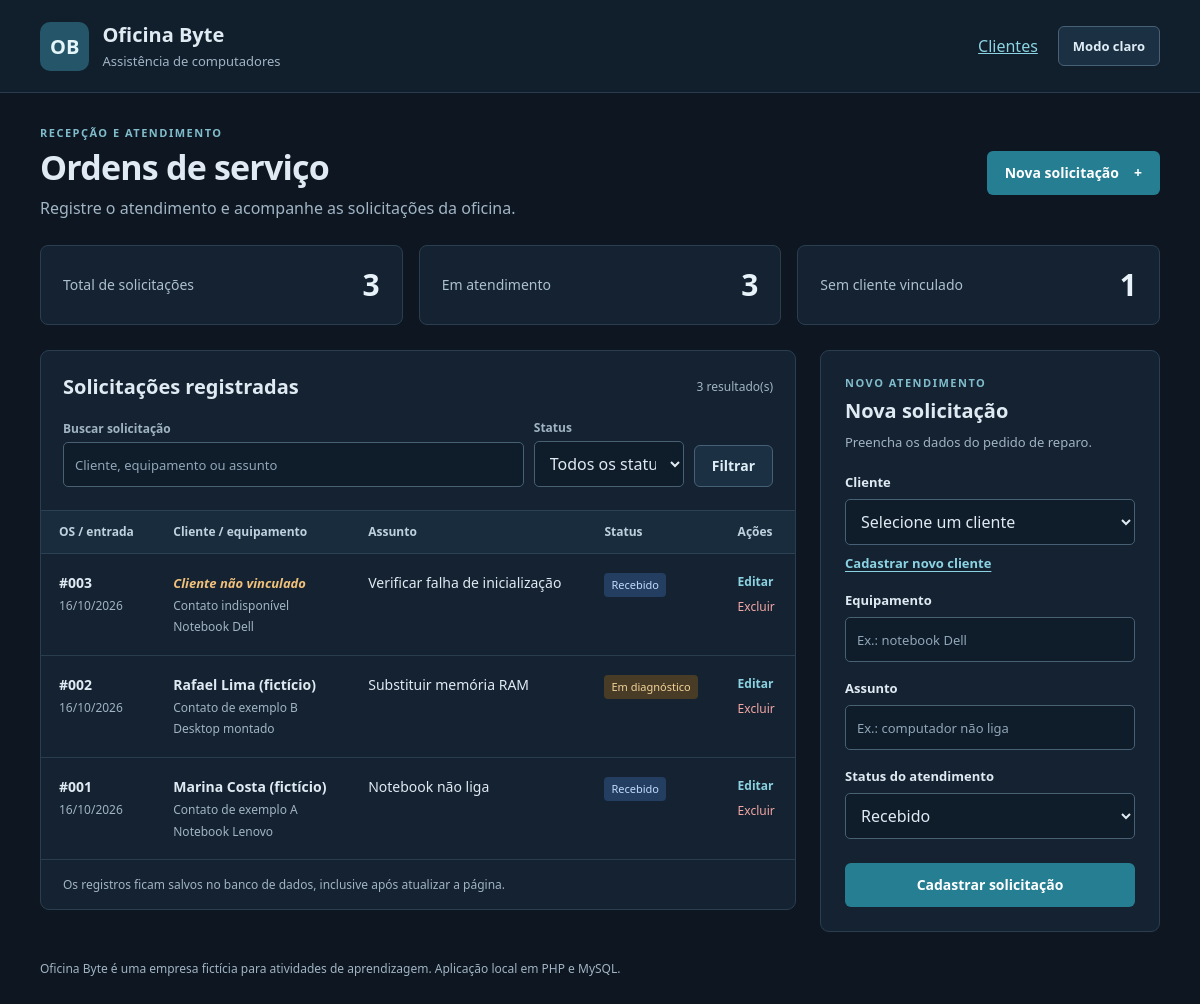
The page / on the database its author committed.
### tables this page shows
CREATE TABLE solicitacoes (
    id INT UNSIGNED NOT NULL AUTO_INCREMENT PRIMARY KEY,
    cliente_id INT UNSIGNED NULL,
    equipamento VARCHAR(100) NOT NULL,
    assunto VARCHAR(160) NOT NULL,
    status ENUM('Recebido', 'Em diagnóstico', 'Concluído') NOT NULL DEFAULT 'Recebido',
    criado_em TIMESTAMP NOT NULL DEFAULT CURRENT_TIMESTAMP,
    atualizado_em TIMESTAMP NOT NULL DEFAULT CURRENT_TIMESTAMP ON UPDATE CURRENT_TIMESTAMP,
    CONSTRAINT fk_solicitacao_cliente FOREIGN KEY (cliente_id) REFERENCES clientes(id) ON DELETE RESTRICT ON UPDATE RESTRICT
);

CREATE TABLE clientes (
    id INT UNSIGNED NOT NULL AUTO_INCREMENT PRIMARY KEY,
    nome VARCHAR(80) NOT NULL,
    contato VARCHAR(80) NOT NULL
);

### inc/app.php (called while the page is built, shortened)
<?php
function e(mixed $value): string
{
    return htmlspecialchars((string) $value, ENT_QUOTES | ENT_SUBSTITUTE, 'UTF-8');
}
function db(): PDO
{
    static $pdo;
    if (!$pdo) {
        $config = require dirname(__DIR__) . '/config.php';
        try {
            $pdo = new PDO(
                sprintf('mysql:host=%s;port=%d;dbname=%s;charset=utf8mb4', $config['host'], $config['port'], $config['database']),
                $config['username'], $config['password'],
                [PDO::ATTR_ERRMODE => PDO::ERRMODE_EXCEPTION, PDO::ATTR_DEFAULT_FETCH_MODE => PDO::FETCH_ASSOC, PDO::ATTR_EMULATE_PREPARES => false]
            );
        } catch (PDOException $exception) {
            error_log('Oficina SENAC: conexão indisponível. Código: ' . $exception->getCode());
            http_response_code(503);
            exit('Não foi possível conectar ao banco da demonstração. Verifique o MySQL e a configuração local.');
        }
    }
    return $pdo;
}
function orderCode(int $id): string
{
    return '#' . str_pad((string) $id, 3, '0', STR_PAD_LEFT);
}

### index.php (the view, shortened to what this page needs)
<?php
require __DIR__ . '/inc/app.php';
$form = ['cliente_id' => '', 'equipamento' => '', 'assunto' => '', 'status' => 'Recebido'];
$errors = [];
$editId = filter_var($_GET['editar'] ?? 0, FILTER_VALIDATE_INT, ['options' => ['min_range' => 0]]);
$q = is_string($_GET['q'] ?? null) ? mb_substr(trim($_GET['q']), 0, 100) : '';
$where = []; $params = [];
$sql = 'SELECT s.*, c.nome AS cliente_nome, c.contato AS cliente_contato FROM solicitacoes s LEFT JOIN clientes c ON c.id = s.cliente_id' . ($where ? ' WHERE ' . implode(' AND ', $where) : '') . ' ORDER BY s.id DESC';
$query = db()->prepare($sql); $query->execute($params); $rows = $query->fetchAll();
$stats = db()->query("SELECT COUNT(*) AS total, COALESCE(SUM(status <> 'Concluído'),0) AS abertas, COALESCE(SUM(status = 'Concluído'),0) AS concluidas, COALESCE(SUM(cliente_id IS NULL),0) AS sem_cliente FROM solicitacoes")->fetch();
$focusId = $errors ? (array_key_exists('cliente_id', $errors) ? 'cliente_id' : (array_key_exists('assunto', $errors) ? 'assunto' : 'equipamento')) : '';
?><!doctype html>
<html lang="pt-BR" data-theme="dark"><head><link rel="stylesheet" href="assets/style.css"><link rel="stylesheet" href="assets/theme.css"></head>
<body><header class="topbar"><div class="brand"><span class="brandmark" aria-hidden="true">OB</span><div><strong>Oficina Byte</strong><span>Assistência de computadores</span></div></div><div class="topbar-actions"><a href="clientes.php" class="nav-link">Clientes</a><button type="button" id="alternar-tema" class="theme-toggle" aria-label="Ativar modo claro">Modo claro</button></div></header>
<main><div class="page-heading"><div><p class="eyebrow">RECEPÇÃO E ATENDIMENTO</p><h1>Ordens de serviço</h1><p class="subtitle">Registre o atendimento e acompanhe as solicitações da oficina.</p></div><a class="button primary" href="index.php#formulario">Nova solicitação <span aria-hidden="true">+</span></a></div>
<div class="metrics"><div><span>Total de solicitações</span><strong><?= (int)$stats['total'] ?></strong></div><div><span>Em atendimento</span><strong><?= (int)$stats['abertas'] ?></strong></div><div><span>Sem cliente vinculado</span><strong><?= (int)$stats['sem_cliente'] ?></strong></div></div>
<div class="workspace"><section class="records" aria-labelledby="list-title"><div class="section-heading"><h2 id="list-title">Solicitações registradas</h2><span><?= count($rows) ?> resultado(s)</span></div>
<form class="filters" method="get" action="index.php"><div><label for="busca">Buscar solicitação</label><input id="busca" name="q" value="<?= e($q) ?>" placeholder="Cliente, equipamento ou assunto"></div><div><label for="filtro-status">Status</label><select id="filtro-status" name="status"><option value="">Todos os status</option></select></div><button class="button secondary" type="submit">Filtrar</button></form>
<div class="table-scroll"><table><thead><tr><th>OS / entrada</th><th>Cliente / equipamento</th><th>Assunto</th><th>Status</th><th>Ações</th></tr></thead><tbody>
<?php foreach($rows as $row): ?><tr data-id="<?= (int)$row['id'] ?>"><td><strong><?= e(orderCode((int)$row['id'])) ?></strong><small><?= e(date('d/m/Y', strtotime($row['criado_em']))) ?></small></td><td><?php if ($row['cliente_id'] === null): ?><strong class="missing">Cliente não vinculado</strong><small>Contato indisponível</small><?php else: ?><strong><?= e($row['cliente_nome']) ?></strong><small><?= e($row['cliente_contato']) ?></small><?php endif; ?><small><?= e($row['equipamento']) ?></small></td><td class="subject"><?php if(trim($row['assunto'])===''): ?><span class="missing">Sem assunto</span><?php else: ?><?= e($row['assunto']) ?><?php endif; ?></td><td><span class="status <?= $row['status']==='Concluído'?'done':($row['status']==='Em diagnóstico'?'progress':'new') ?>"><?= e($row['status']) ?></span></td><td><div class="actions"><a href="index.php?editar=<?= (int)$row['id'] ?>#formulario" aria-label="Editar solicitação <?= e(orderCode((int)$row['id'])) ?>">Editar</a><form method="post" action="excluir.php" data-delete="<?= e(orderCode((int)$row['id'])) ?>"><input type="hidden" name="csrf" value="<?= e(token()) ?>"><input type="hidden" name="id" value="<?= (int)$row['id'] ?>"><button type="submit" class="delete" aria-label="Excluir solicitação <?= e(orderCode((int)$row['id'])) ?>">Excluir</button></form></div></td></tr><?php endforeach; ?>
</tbody></table></div><p class="storage-note">Os registros ficam salvos no banco de dados, inclusive após atualizar a página.</p></section>
<section class="editor" aria-labelledby="form-title"><p class="eyebrow"><?= $editId?'ATUALIZAÇÃO':'NOVO ATENDIMENTO' ?></p><h2 id="form-title"><?= $editId?'Editar solicitação '.e(orderCode($editId)):'Nova solicitação' ?></h2><p class="form-description">Preencha os dados do pedido de reparo.</p>
<form id="formulario" method="post" action="salvar.php" data-focus="<?= e($focusId) ?>"><input type="hidden" name="csrf" value="<?= e(token()) ?>"><input type="hidden" name="id" value="<?= (int)$editId ?>">
<label for="cliente_id">Cliente</label><select id="cliente_id" name="cliente_id" <?= isset($errors['cliente_id'])?'aria-invalid="true" aria-describedby="erro-cliente"':'' ?>><option value="">Selecione um cliente</option></select>
<a class="new-client-link" href="clientes.php?novo=1#formulario">Cadastrar novo cliente</a>
<label for="equipamento">Equipamento</label><input id="equipamento" name="equipamento" maxlength="100" required value="<?= e($form['equipamento']) ?>" placeholder="Ex.: notebook Dell" autocomplete="off">
<label for="assunto">Assunto</label><input id="assunto" name="assunto" required maxlength="160" value="<?= e($form['assunto']) ?>" placeholder="Ex.: computador não liga" <?= isset($errors['assunto'])?'aria-invalid="true" aria-describedby="erro-assunto"':'' ?> autocomplete="off">
<label for="status">Status do atendimento</label><select id="status" name="status"><?php foreach(STATUS_OPTIONS as $option): ?><option <?= $form['status']===$option?'selected':'' ?>><?= e($option) ?></option><?php endforeach; ?></select>
<button type="submit" class="button primary submit"><?= $editId?'Salvar alterações':'Cadastrar solicitação' ?></button></form></section></div>
<footer>Oficina Byte é uma empresa fictícia para atividades de aprendizagem. Aplicação local em PHP e MySQL.</footer></main></body></html>

### assets/style.css (style rules this page uses)
:root { font:16px/1.45 "Segoe UI",Arial,sans-serif;color:#162e40;background:#f3f6f8;font-synthesis:none }
* { box-sizing:border-box }
body { margin:0 }
a { color:#166678 }
button,input,select { font:inherit }
button,a { touch-action:manipulation }
.topbar { padding:20px 40px;display:flex;justify-content:space-between;align-items:center;border-bottom:1px solid #dce4ea;background:#fff }
.brand { display:flex;align-items:center;gap:13px }
.brandmark { background:#143c50;color:#fff;padding:10px;border-radius:10px;font-weight:800;font-size:20px }
.brand strong { display:block;font-size:20px }
.brand div>span { color:#627580;font-size:13px }
main { max-width:1510px;margin:0 auto;padding:32px 40px }
.page-heading { display:flex;align-items:center;justify-content:space-between;gap:20px;margin-bottom:25px }
.eyebrow { font-size:11px;letter-spacing:1.5px;font-weight:700;color:#477384;margin:0 0 7px }
h1 { font-size:34px;letter-spacing:-.8px;line-height:1.15;margin:0 0 10px }
.subtitle { color:#5a6d7a;margin:0 }
h2 { font-size:20px;line-height:1.3;margin:0 }
.button { display:inline-flex;align-items:center;justify-content:center;gap:15px;text-decoration:none;border:1px solid transparent;border-radius:6px;padding:11px 17px;font-weight:600;font-size:14px;cursor:pointer }
.primary { background:#126478;color:#fff }
.secondary { background:#fff;border-color:#c4d1db;color:#1c4c61 }
.metrics { display:grid;grid-template-columns:repeat(3,1fr);gap:16px;margin-bottom:25px }
.metrics>div { display:flex;align-items:center;justify-content:space-between;background:#fff;border:1px solid #dce4ea;border-radius:8px;padding:17px 22px }
.metrics span { color:#60717e;font-size:14px }
.metrics strong { font-size:30px;font-weight:650;color:#193e52 }
.workspace { display:grid;grid-template-columns:minmax(0,1fr) 340px;align-items:start;gap:24px }
.records,.editor { background:#fff;border:1px solid #dce4ea;border-radius:9px;overflow:hidden }
.section-heading { display:flex;align-items:center;justify-content:space-between;padding:23px 22px 0;gap:12px }
.section-heading>span { font-size:12px;color:#6a7d89 }
.filters { display:flex;align-items:end;gap:10px;padding:19px 22px 23px;flex-wrap:wrap }
.filters>div:first-child { flex:1;min-width:170px }
.filters>div:nth-child(2) { width:150px }
.filters label { font-size:12px;color:#5a7180;margin:0 0 5px }
label { display:block;font-weight:600 }
input,select { width:100%;padding:10px 11px;min-height:42px;color:#243d4d;border:1px solid #bdcbd6;border-radius:5px;background:#fff }
input::placeholder { color:#8a98a3;font-size:13px }
.filters .button { height:42px }
.table-scroll { overflow:auto }
table { width:100%;border-collapse:collapse;text-align:left;font-size:14px }
th { font-weight:600;color:#587181;background:#f7f9fb;font-size:12px;padding:12px 18px;border-block:1px solid #e3e9ee }
td { padding:19px 18px;border-bottom:1px solid #e8edf1;vertical-align:top }
td strong { font-size:14px;font-weight:650 }
td small { display:block;color:#7a8995;font-size:12px;margin-top:4px }
.subject { min-width:145px;max-width:245px;overflow-wrap:anywhere }
.missing { display:inline-block;color:#9a5a16;font-style:italic;font-size:13px }
.status { display:inline-block;border-radius:4px;padding:4px 7px;font-size:11px;white-space:nowrap }
.status.new { background:#edf1fa;color:#345b99 }
.status.progress { background:#fff2dc;color:#865d17 }
.actions { display:flex;flex-direction:column;gap:8px;font-size:12px }
.actions a { text-decoration:none;font-weight:600 }
.delete { padding:0;background:none;border:0;color:#a24d4d;font-size:12px;cursor:pointer }
.storage-note { font-size:12px;color:#778995;margin:16px 22px }
.editor { padding:24px }
.form-description { font-size:13px;color:#6e808c;margin:9px 0 21px }
.editor label { font-size:13px;margin:17px 0 7px }
.submit { width:100%;margin-top:24px }
footer { margin:28px 0 5px;color:#81909b;font-size:12px }
.new-client-link { display:inline-block;margin-top:9px;font-size:13px;font-weight:600;text-underline-offset:3px }

### rows shown on the page
solicitacoes: id "#003", criado_em "16/10/2026", shows "Cliente não vinculado", equipamento "Notebook Dell", assunto "Verificar falha de inicialização", status "Recebido"
solicitacoes: id "#002", criado_em "16/10/2026", cliente.nome "Rafael Lima (fictício)", cliente.contato "Contato de exemplo B", equipamento "Desktop montado", assunto "Substituir memória RAM", status "Em diagnóstico"
solicitacoes: id "#001", criado_em "16/10/2026", cliente.nome "Marina Costa (fictício)", cliente.contato "Contato de exemplo A", equipamento "Notebook Lenovo", assunto "Notebook não liga", status "Recebido"

### other values the page prints
$stats['total'] "3"
$stats['abertas'] "3"
$stats['sem_cliente'] "1"
count($rows) "3"
form field status "Recebido"
